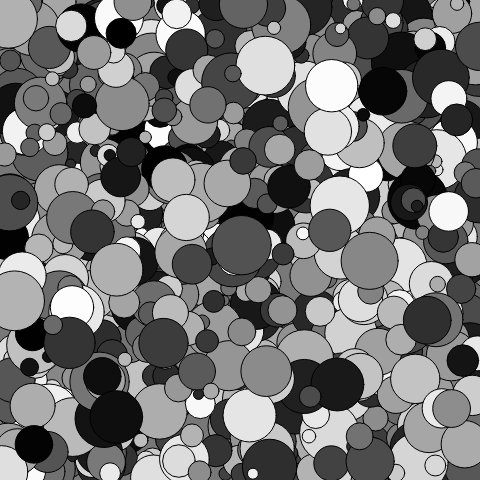
Frame 1 (no input)
Frame 60 (no input): identical to frame 1, image omitted
Frame 120 (the mouse pressed at the canvas centre since frame 60): identical to frame 1, image omitted

The p5.js sketch that drew this single still picture (run headless with seeded random() and noise() and a simulated clock; from frame 60 on, the mouse is pressed at the canvas centre):

// p5.js sketch
// ── sketch.js
let diameter=[]; 
function setup() { 
	createCanvas(480, 480);
	background(120); 
	for(let i=0; i<1000; i++){ //设置10000个圆形的直径尺寸
		diameter[i] = random(10,60);
	}
	for(let i=0; i< diameter.length; i++){ //读取每个圆的直径并随机位置绘制在画布上
		fill(random(255));
		ellipse(random(width),random(height),diameter[i],diameter[i]);
	}
} 
function draw() {  
} 
